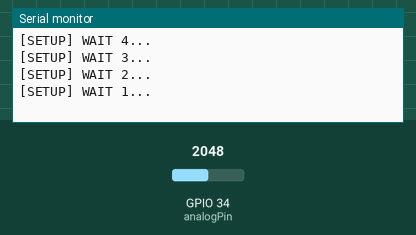
This sketch was run on a simulated ESP32. Shown: the last lines printed to the serial monitor. Inputs (shaded band) come from the test bench; at power-on: GPIO 34 (analogPin) = 2048. WiFi joins after 1.5 s; servers stay silent unless stated; web services answer with replies made up by the test bench.

Above: at 5.2 s.
5.3 s: GPIO 34 (analogPin) set to 2866
At 6.5 s:
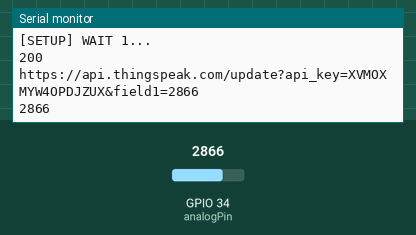
17.8 s: GPIO 34 (analogPin) set to 3603
At 21.8 s:
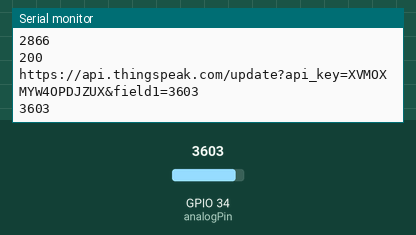
Timing chart, 0 to 23.3 s (numbered marks = the images above; inputs shaded):
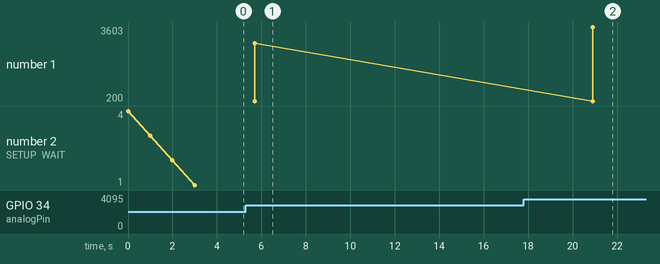

The sketch:

thingSpeakTask_01.ino
```cpp
#include <ArduinoJson.h>
#include <ArduinoJson.hpp>

/**
 * BasicHTTPClient.ino
 *
 *  Created on: 24.05.2015
 *
 */

#include <Arduino.h>

#include <WiFi.h>
#include <WiFiMulti.h>

#include <HTTPClient.h>

WiFiMulti wifiMulti;
String api_key = "api_key=XVMOXMYW4OPDJZUX";
String update_url = "https://api.thingspeak.com/update?";

HTTPClient http;

const int analogPin = 34;


void setup() {

  Serial.begin(115200);

  Serial.println();
  Serial.println();
  Serial.println();

  for (uint8_t t = 4; t > 0; t--) {
    Serial.printf("[SETUP] WAIT %u...\n", t);
    Serial.flush();
    delay(1000);
  }

  wifiMulti.addAP("D_Block_Lab", "P@ssw0rd");

  JsonDocument filter;
  filter["text"] = true;

}

void loop() {
  // wait for WiFi connection
  if ((wifiMulti.run() == WL_CONNECTED)) {

    HTTPClient http;
    int pos = analogRead(analogPin);
    String field1 = "field1=" + pos;
    String url = "https://api.thingspeak.com/update?api_key=XVMOXMYW4OPDJZUX&field1=" + String(pos);

    http.begin(url);  //HTTP
    int code = http.GET();
    Serial.println(code);
    //Serial.println(field1);
    Serial.println(url);
    Serial.println(pos);
    delay(15000);
  }

}
```

Measured:
- after the input at 5.3 s, the serial monitor: prints a new line after 0.40 s (image 1)
- after the input at 17.8 s, the serial monitor: prints a new line after 3.1 s (image 2)
- plotted number 1: 2866 → 3603 after the input at 17.8 s
